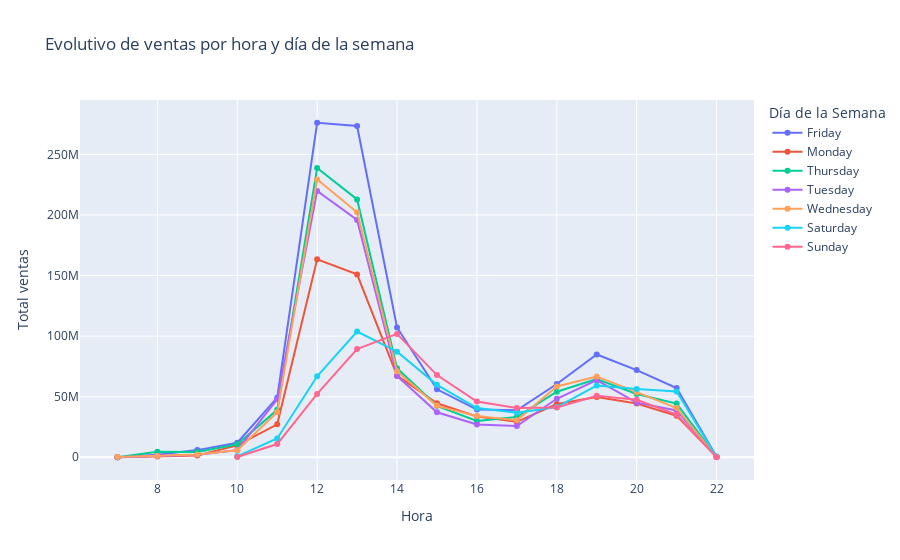

This figure's notebook cell:
### Code cell
data['Hora'] = data['fecha_creacion'].dt.hour
data['Dia de la Semana'] = data['fecha_creacion'].dt.day_name()

# Agrupar por Hora y Día de la Semana y sumar las Ventas
evolutivo_ventas_hora_dia = data.groupby(['Hora', 'Dia de la Semana'])['Venta'].sum().reset_index()

# Crear el gráfico
fig = px.line(evolutivo_ventas_hora_dia, x='Hora', y='Venta', color='Dia de la Semana', 
              title='Evolutivo de ventas por hora y día de la semana', 
              labels={'Venta': 'Total ventas', 'Hora': 'Hora', 'Dia de la Semana': 'Día de la Semana'}, 
              markers=True)
fig.show()

### Figure 1 — Plotly figure (JSON) as saved in the notebook; plotly's stock layout.template omitted (floating-point values rounded to 4 significant figures)
{"data": [{"hovertemplate": "Día de la Semana=Friday<br>Hora=%{x}<br>Total ventas=%{y}<extra></extra>", "legendgroup": "Friday", "line": {"color": "#636efa", "dash": "solid"}, "marker": {"symbol": "circle"}, "mode": "lines+markers", "name": "Friday", "orientation": "v", "showlegend": true, "type": "scatter", "x": [7, 8, 9, 10, 11, 12, 13, 14, 15, 16, 17, 18, 19, 20, 21, 22], "xaxis": "x", "y": [68796, 2044492, 5909182, 12009091, 49190592, 276103534, 273384239, 107112347, 56096764, 39350701, 38818123, 60500935, 84839722, 71965546, 57179492, 418286], "yaxis": "y"}, {"hovertemplate": "Día de la Semana=Monday<br>Hora=%{x}<br>Total ventas=%{y}<extra></extra>", "legendgroup": "Monday", "line": {"color": "#EF553B", "dash": "solid"}, "marker": {"symbol": "circle"}, "mode": "lines+markers", "name": "Monday", "orientation": "v", "showlegend": true, "type": "scatter", "x": [7, 8, 9, 10, 11, 12, 13, 14, 15, 16, 17, 18, 19, 20, 21, 22], "xaxis": "x", "y": [77314, 626667, 1425666, 9797180, 27193293, 163357241, 150942360, 67361719, 44554584, 33726089, 29286400, 43978554, 49669557, 44333394, 34218989, 381207], "yaxis": "y"}, {"hovertemplate": "Día de la Semana=Thursday<br>Hora=%{x}<br>Total ventas=%{y}<extra></extra>", "legendgroup": "Thursday", "line": {"color": "#00cc96", "dash": "solid"}, "marker": {"symbol": "circle"}, "mode": "lines+markers", "name": "Thursday", "orientation": "v", "showlegend": true, "type": "scatter", "x": [7, 8, 9, 10, 11, 12, 13, 14, 15, 16, 17, 18, 19, 20, 21, 22], "xaxis": "x", "y": [90278, 4464082, 4336397, 10687976, 39131962, 238782012, 212820370, 73521989, 42470544, 29964713, 33173371, 54084658, 64535658, 52214912, 44320428, 404723], "yaxis": "y"}, {"hovertemplate": "Día de la Semana=Tuesday<br>Hora=%{x}<br>Total ventas=%{y}<extra></extra>", "legendgroup": "Tuesday", "line": {"color": "#ab63fa", "dash": "solid"}, "marker": {"symbol": "circle"}, "mode": "lines+markers", "name": "Tuesday", "orientation": "v", "showlegend": true, "type": "scatter", "x": [7, 8, 9, 10, 11, 12, 13, 14, 15, 16, 17, 18, 19, 20, 21, 22], "xaxis": "x", "y": [76482, 1250186, 2175839, 5873486, 47804052, 219802069, 195870540, 67140345, 37101502, 27023813, 25818127, 48264176, 63625954, 45074791, 38648075, 351294], "yaxis": "y"}, {"hovertemplate": "Día de la Semana=Wednesday<br>Hora=%{x}<br>Total ventas=%{y}<extra></extra>", "legendgroup": "Wednesday", "line": {"color": "#FFA15A", "dash": "solid"}, "marker": {"symbol": "circle"}, "mode": "lines+markers", "name": "Wednesday", "orientation": "v", "showlegend": true, "type": "scatter", "x": [7, 8, 9, 10, 11, 12, 13, 14, 15, 16, 17, 18, 19, 20, 21, 22], "xaxis": "x", "y": [200833, 1044170, 2340654, 5828070, 37096129, 229343008, 202195200, 71020643, 42419908, 33979310, 30507018, 58483782, 66720427, 53764726, 40570939, 171573], "yaxis": "y"}, {"hovertemplate": "Día de la Semana=Saturday<br>Hora=%{x}<br>Total ventas=%{y}<extra></extra>", "legendgroup": "Saturday", "line": {"color": "#19d3f3", "dash": "solid"}, "marker": {"symbol": "circle"}, "mode": "lines+markers", "name": "Saturday", "orientation": "v", "showlegend": true, "type": "scatter", "x": [10, 11, 12, 13, 14, 15, 16, 17, 18, 19, 20, 21, 22], "xaxis": "x", "y": [773428, 15547855, 66818169, 103716770, 87137678, 59770565, 40609312, 36703002, 41473397, 59180521, 56337036, 54281800, 135973], "yaxis": "y"}, {"hovertemplate": "Día de la Semana=Sunday<br>Hora=%{x}<br>Total ventas=%{y}<extra></extra>", "legendgroup": "Sunday", "line": {"color": "#FF6692", "dash": "solid"}, "marker": {"symbol": "circle"}, "mode": "lines+markers", "name": "Sunday", "orientation": "v", "showlegend": true, "type": "scatter", "x": [10, 11, 12, 13, 14, 15, 16, 17, 18, 19, 20, 21, 22], "xaxis": "x", "y": [217409, 10922642, 52307150, 89352625, 101812506, 67836920, 46000483, 40609446, 41148302, 50830967, 47439226, 35183898, 14815], "yaxis": "y"}], "layout": {"legend": {"title": {"text": "Día de la Semana"}, "tracegroupgap": 0}, "title": {"text": "Evolutivo de ventas por hora y día de la semana"}, "xaxis": {"anchor": "y", "domain": [0, 1], "title": {"text": "Hora"}}, "yaxis": {"anchor": "x", "domain": [0, 1], "title": {"text": "Total ventas"}}}}
